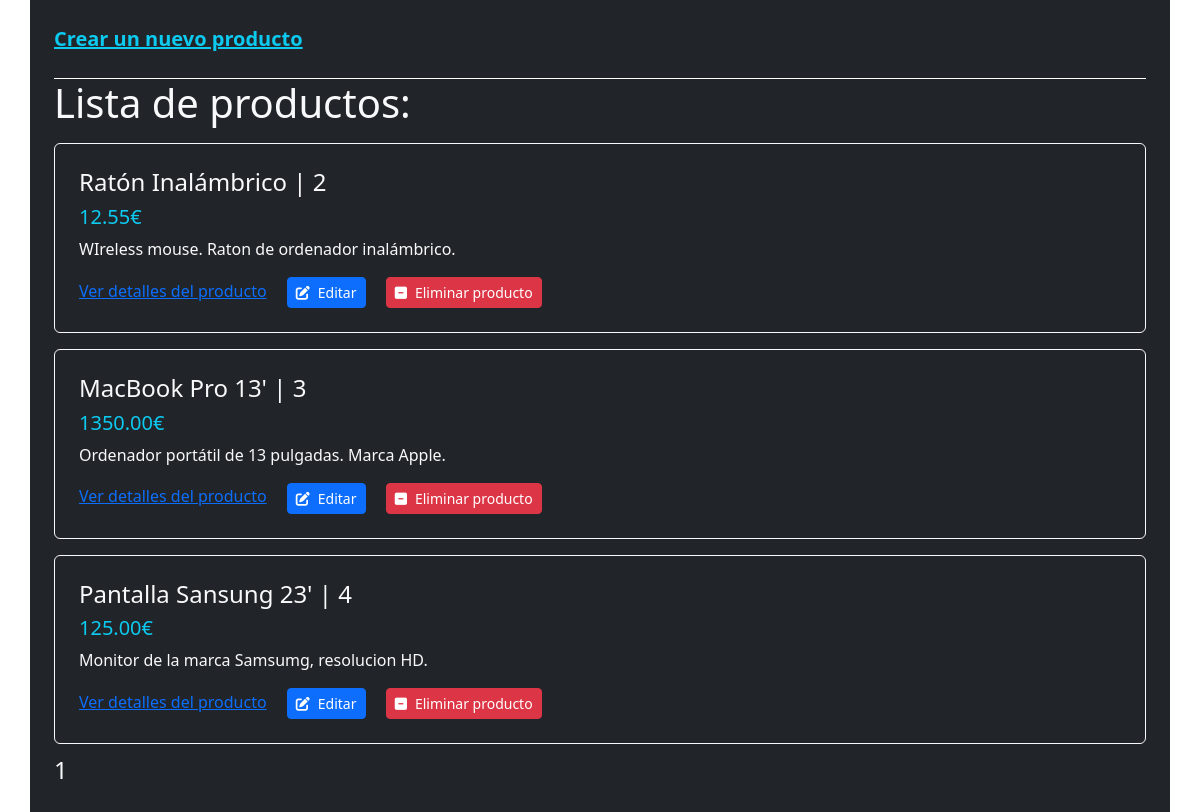
/gestion?page=2, run on an earlier commit of the app's database.
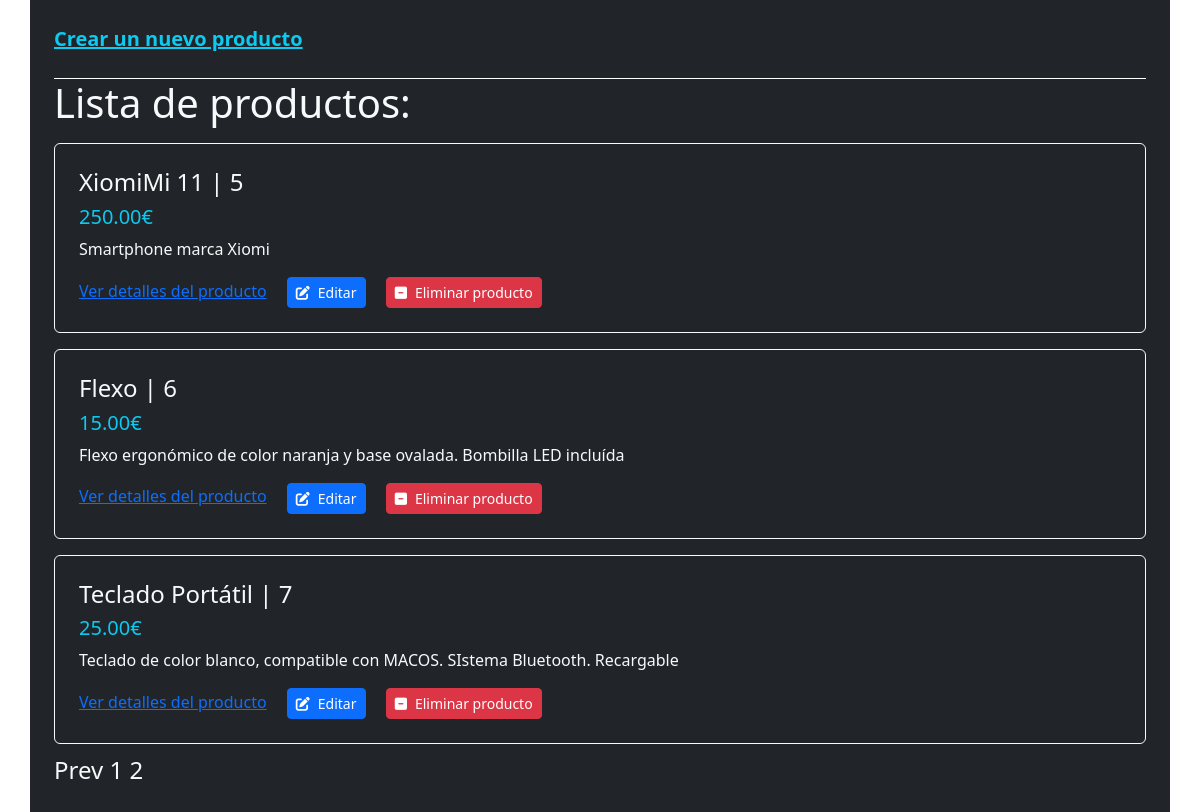
And on a later commit of the database.
### gestion/models.py (models this page shows, shortened)
class Product(models.Model):
    name = models.CharField(max_length=255)
    description = models.TextField()
    price = models.DecimalField(decimal_places=2, max_digits=10)
    category = models.ForeignKey(Category, on_delete=models.CASCADE)

### gestion/views.py (the view)
# urls.py: path("", views.index, name="index"),
def index(req=None):
    products = Product.objects.all()
    products_page = Paginator(products, 3) # Muestra dos productos de la lista
    page_number = req.GET.get('page')
    try:
        products_list = products_page.page(page_number)
    except EmptyPage:
        products_list = products_page.page('1')
        print("Página vacia. Te mandamos a la página 1...")
    except PageNotAnInteger:
        products_list = products_page.page('1')
        print("No has introducido ningún número válido para el paginador. Te mandamos a la página 1...")
    except InvalidPage:
        products_list = products_page.page('1')
        print("Página no válida. Te mandamos a la página 1...")
    except Exception as e:
        print(type(e).__name__, e)
        print("Error genérico")
    return render(req, "index.html", {
        'products': products_list,
        }) # Este es el nombre con el que nos referiremos a los productos en el HTML para hacer for, if... etc

### gestion/templates/index.html (shortened to what this page needs)
{% extends "base_generic.html" %}
{% block my_index %}
<main>
  <div class="my_product_list container bg-dark text-light p-4">
    <div class="mb-4">
      <a href="{% url 'gestion:create_product' %}" class="fs-5 fw-bold text-info">Crear un nuevo producto</a>
    </div>
    <h1 class="border-top border-white">Lista de productos:</h1>
    <ul class="list-group list-unstyled">
      {%for product in products%}
      <li class="list-item p-4 my-2 border border-light rounded">
        <h4 class="fw-light">{{product.name}} | {{product.id}}</h4>
        <h5 class="fw-lighter text-info">{{product.price}}€</h5>
        <p>{{product.description}}</p>
        <a href="{% url 'gestion:show_details' product.id %}" class="my-2">Ver detalles del producto</a>
        <a href="{% url 'gestion:update_product' product.id %}" class="btn btn-sm btn-primary ms-3"><i class="fa-sharp fa-solid fa-pen-to-square me-2"></i>Editar</a>
        <a href="{% url 'gestion:delete' product.id %}" class="btn btn-sm btn-danger ms-3"><i class="fa-sharp fa-solid fa-square-minus me-2"></i>Eliminar producto</a>
      </li>
      {% endfor %}
    </ul>
    <nav class="fs-4">
      {% if products.has_previous %}
      <a
        href="?page={{products.previous_page_number}}"
        class="text-light link-underline link-underline-opacity-0"
        >Prev</a
      >
      {% endif %} {% for i in products.paginator.page_range %}
      <a
        href="?page={{i}}"
        class="text-light link-underline link-underline-opacity-0"
        >{{i}}</a
      >
      {% endfor %}
    </nav>
  </div>
</main>
{% endblock %}

What changed in the data, as far as the page shows it:
no longer on this page (row unchanged): Product: name "Ratón Inalámbrico", id "2", price "12.55", description "WIreless mouse. Raton de ordenador inalámbrico."
no longer on this page (row unchanged): Product: name "MacBook Pro 13'", id "3", price "1350.00", description "Ordenador portátil de 13 pulgadas. Marca Apple."
no longer on this page (row unchanged): Product: name "Pantalla Sansung 23'", id "4", price "125.00", description "Monitor de la marca Samsumg, resolucion HD."
added Product: name "XiomiMi 11", id "5", price "250.00", description "Smartphone marca Xiomi"
added Product: name "Flexo", id "6", price "15.00", description "Flexo ergonómico de color naranja y base ovalada. Bombilla LED incluída"
added Product: name "Teclado Portátil", id "7", price "25.00", description "Teclado de color blanco, compatible con MACOS. SIstema Bluetooth. Recargable"
Also different on the page:
text now shown: "Prev"
new list line: "2"
